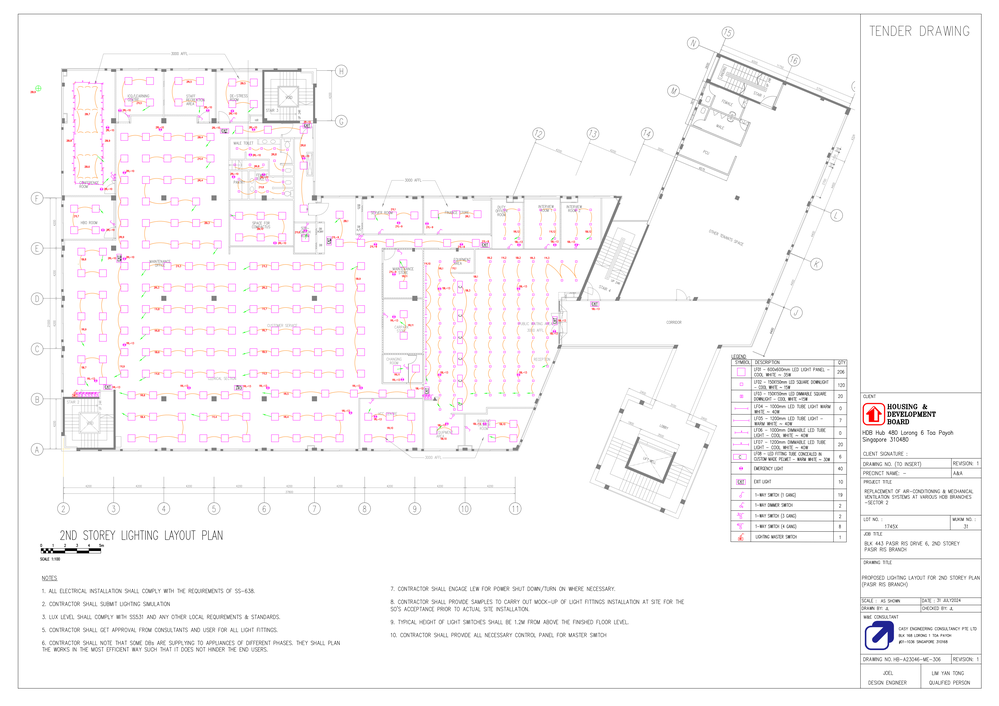
#> input picture tech_diagram.png, 999 x 706 px, shrunk from 4966 x 3508 before the run
$ python contourdetection.py
#> lines starting #> are read from the running program, lines starting #| are printed output that depends on the picture; after the words box and inside, x2 and y2 are one past the last pixel; in counts of white or black regions, pixels touching at a corner belong together
import cv2
import os

# === CONFIG ===
input_image_path = "tech_diagram.png"  # Use your PNG image here
output_dir = "symbols_extracted"
min_area = 100  # Minimum size of shape to be considered a symbol
aspect_ratio_range = (0.8, 1.2)  # For square/rectangular symbols

# === PREP ===
os.makedirs(output_dir, exist_ok=True)

# Load and preprocess image
image = cv2.imread(input_image_path)
#> image is the input picture: shape (706, 999, 3); mean B, G, R 248.9, 248.1, 249.7
gray = cv2.cvtColor(image, cv2.COLOR_BGR2GRAY)
_, thresh = cv2.threshold(gray, 160, 255, cv2.THRESH_BINARY_INV)
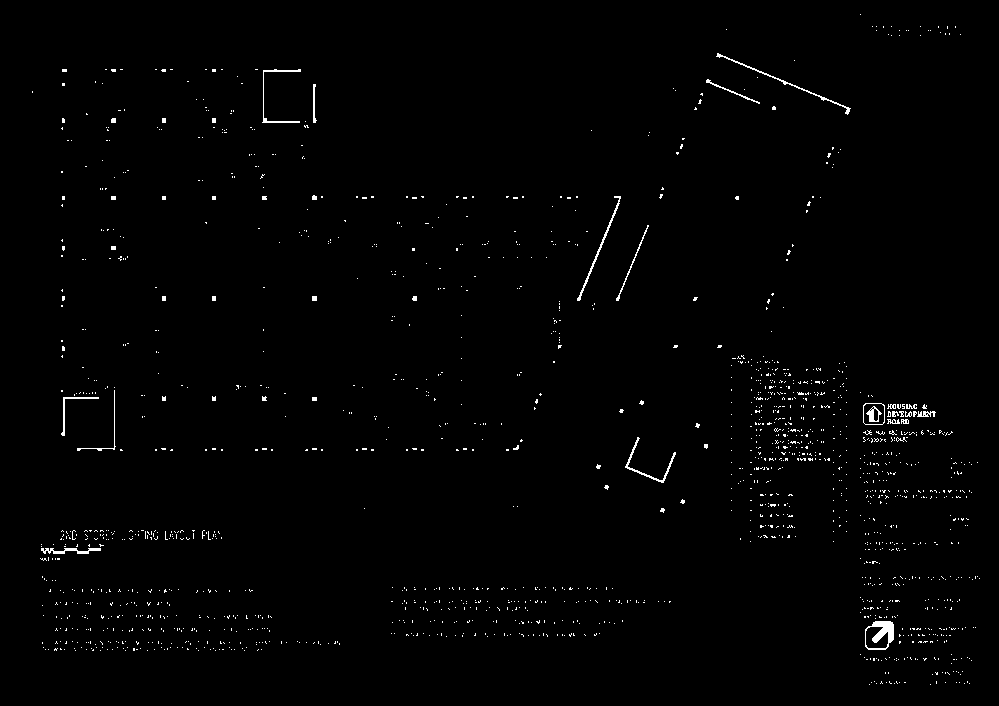
#> thresh: shape (706, 999); 1% white in thin lines or dots
cv2.imshow("Gray Image", thresh)
cv2.waitKey(0)
cv2.destroyAllWindows()

# Find contours
contours, _ = cv2.findContours(thresh, cv2.RETR_TREE, cv2.CHAIN_APPROX_NONE)
#> contours = 1680 contours, 1661 with area under 20; largest, box (x1, y1, x2, y2) and area: (865, 621, 894, 650) 689, (863, 403, 885, 425) 432, (863, 403, 885, 425) 427, (865, 626, 889, 649) 372, (716, 53, 851, 115) 152
# Extract and save symbol candidates
symbol_count = 0
all_symbols = 0
for cnt in contours:
    x, y, w, h = cv2.boundingRect(cnt)
    area = cv2.contourArea(cnt)
    aspect_ratio = w / float(h)

    # extract all possible symbols
    symbol_crop = image[y:y+h, x:x+w]
    symbol_path = os.path.join(output_dir, f"symbol_{all_symbols + 1}.png")
    cv2.imwrite(symbol_path, symbol_crop)
    all_symbols += 1

    # Check if the contour meets the criteria for square/rectangular symbols
    if area > min_area and aspect_ratio_range[0] < aspect_ratio < aspect_ratio_range[1]:
        symbol_crop = image[y:y+h, x:x+w]
        symbol_path = os.path.join(output_dir, f"symbol_uni{symbol_count + 1}.png")
        cv2.imwrite(symbol_path, symbol_crop)
        symbol_count += 1
#> this loop made 1680 passes
#> (x, y, w, h, area, aspect_ratio) on passes 284, 285, 1039, 1183, 1184, 1185: (865, 621, 29, 29, 689, 1), (865, 626, 24, 23, 372, 1.04), (625, 437, 51, 46, 137, 1.11), (863, 403, 22, 22, 432, 1), (863, 403, 22, 22, 427, 1), (866, 406, 16, 16, 134, 1)
#> after the loop, all_symbols = 1680; symbol_count = 6

print(f"✅ Extracted {symbol_count, all_symbols} potential symbols into '{output_dir}'")
#| ✅ Extracted (6, 1680) potential symbols into 'symbols_extracted'
